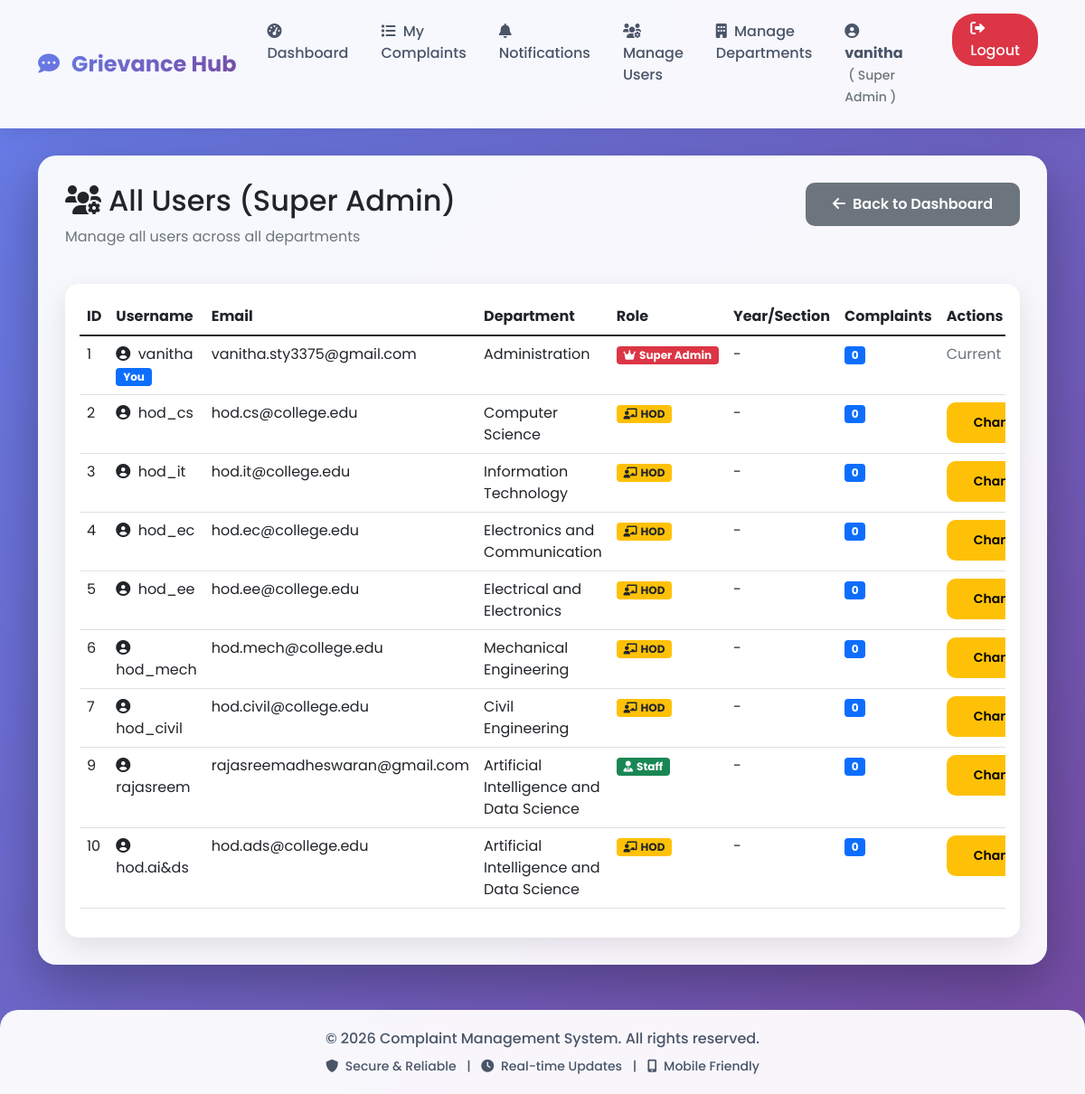
The app's page /admin/users (signed in) with its own data.
### models.py (models this page shows)
class User(UserMixin, db.Model):
    id = db.Column(db.Integer, primary_key=True)
    username = db.Column(db.String(80), unique=True, nullable=False)
    email = db.Column(db.String(120), unique=True, nullable=False)
    password = db.Column(db.String(200), nullable=False)
    role = db.Column(db.String(20), default='student')  # student, staff/mentor, hod, admin
    department = db.Column(db.String(100))
    year = db.Column(db.String(20))
    section = db.Column(db.String(10))
    parent_name = db.Column(db.String(100))
    parent_phone = db.Column(db.String(15))
    address = db.Column(db.Text)
    mentor_name = db.Column(db.String(100))  # For students - who is their mentor
    phone = db.Column(db.String(15))
    created_at = db.Column(db.DateTime, default=datetime.utcnow)
    complaints = db.relationship('Complaint', backref='author', lazy=True, foreign_keys='Complaint.user_id')
    assigned_complaints = db.relationship('Complaint', backref='assigned_staff', lazy=True, foreign_keys='Complaint.assigned_to')

### app.py (the view)
@app.route('/admin/users')
@login_required
def super_admin_users():
    if not is_super_admin(current_user):
        abort(403)
    users = User.query.all()
    return render_template('super_admin_users.html', users=users)

### app.py (called while the page is built)
def is_super_admin(user):
    return user.role == 'admin' and user.email == 'vanitha.sty3375@gmail.com'

def is_department_admin(user):
    return user.role == 'hod'

@login_manager.user_loader
def load_user(user_id):
    return User.query.get(int(user_id))

@app.context_processor
def utility_processor():
    return {
        'is_super_admin': is_super_admin,
        'is_department_admin': is_department_admin
    }

### templates/super_admin_users.html (shortened to what this page needs)
{% extends "base.html" %}
{% block content %}
<div class="row mb-4">
    <div class="col-12">
        <div class="d-flex justify-content-between align-items-center">
            <h2><i class="fas fa-users-cog me-2"></i>All Users (Super Admin)</h2>
            <a href="{{ url_for('super_admin_dashboard') }}" class="btn btn-secondary">
                <i class="fas fa-arrow-left me-2"></i>Back to Dashboard
            </a>
        </div>
        <p class="text-muted">Manage all users across all departments</p>
    </div>
</div>
<div class="row">
    <div class="col-12">
        <div class="card">
            <div class="card-body">
                <div class="table-responsive">
                    <table class="table table-hover">
                        <thead>
                            <tr>
                                <th>ID</th>
                                <th>Username</th>
                                <th>Email</th>
                                <th>Department</th>
                                <th>Role</th>
                                <th>Year/Section</th>
                                <th>Complaints</th>
                                <th>Actions</th>
                            </tr>
                        </thead>
                        <tbody>
                            {% for user in users %}
                            <tr>
                                <td>{{ user.id }}</td>
                                <td>
                                    <i class="fas fa-user-circle me-1"></i>
                                    {{ user.username }}
                                    {% if user.id == current_user.id %}
                                        <span class="badge bg-primary">You</span>
                                    {% endif %}
                                </td>
                                <td>{{ user.email }}</td>
                                <td>{{ user.department or 'N/A' }}</td>
                                <td>
                                    {% if user.role == 'admin' %}
                                        <span class="badge bg-danger"><i class="fas fa-crown me-1"></i>Super Admin</span>
                                    {% elif user.role == 'hod' %}
                                        <span class="badge bg-warning text-dark"><i class="fas fa-chalkboard-teacher me-1"></i>HOD</span>
                                    {% elif user.role == 'staff' %}
                                        <span class="badge bg-success"><i class="fas fa-user-tie me-1"></i>Staff</span>
                                    {% else %}
                                        <span class="badge bg-info"><i class="fas fa-user-graduate me-1"></i>Student</span>
                                    {% endif %}
                                </td>
                                <td>
                                    {% if user.year and user.section %}
                                        {{ user.year }}, Sec {{ user.section }}
                                    {% else %}
                                        -
                                    {% endif %}
                                </td>
                                <td><span class="badge bg-primary">{{ user.complaints|length }}</span></td>
                                <td>
                                    {% if user.id != current_user.id %}
                                        <div class="btn-group" role="group">
                                            <button type="button" class="btn btn-sm btn-warning dropdown-toggle" data-bs-toggle="dropdown">
                                                Change Role
                                            </button>
                                        </div>
                                    {% else %}
                                        <span class="text-muted">Current User</span>
                                    {% endif %}
                                </td>
                            </tr>
                            {% endfor %}
                        </tbody>
                    </table>
                </div>
            </div>
        </div>
    </div>
</div>
{% endblock %}

### templates/base.html (shortened to what this page needs)
<!DOCTYPE html>
<html lang="en">
<head>
    <link href="https://cdn.jsdelivr.net/npm/bootstrap@5.1.3/dist/css/bootstrap.min.css" rel="stylesheet">
    <link rel="stylesheet" href="https://cdnjs.cloudflare.com/ajax/libs/font-awesome/6.0.0/css/all.min.css">
</head>
<body>
    <nav class="navbar navbar-expand-lg navbar-light">
        <div class="container">
            <a class="navbar-brand" href="{{ url_for('index') }}">
                <i class="fas fa-comment-dots me-2"></i>
                Grievance Hub
            </a>
            <div class="collapse navbar-collapse" id="navbarNav">
                <ul class="navbar-nav ms-auto">
                    {% if current_user.is_authenticated %}
                        <li class="nav-item">
                            {% if is_super_admin(current_user) %}
                                <a class="nav-link" href="{{ url_for('super_admin_dashboard') }}">
                                    <i class="fas fa-tachometer-alt me-1"></i> Dashboard
                                </a>
                            {% elif is_department_admin(current_user) %}
                                <a class="nav-link" href="{{ url_for('hod_dashboard') }}">
                                    <i class="fas fa-tachometer-alt me-1"></i> Dashboard
                                </a>
                            {% elif current_user.role == 'staff' %}
                                <a class="nav-link" href="{{ url_for('staff_dashboard') }}">
                                    <i class="fas fa-tachometer-alt me-1"></i> Dashboard
                                </a>
                            {% else %}
                                <a class="nav-link" href="{{ url_for('dashboard') }}">
                                    <i class="fas fa-tachometer-alt me-1"></i> Dashboard
                                </a>
                            {% endif %}
                        </li>
                        <li class="nav-item">
                            <a class="nav-link" href="{{ url_for('view_complaints') }}">
                                <i class="fas fa-list me-1"></i> My Complaints
                            </a>
                        </li>
                        <li class="nav-item position-relative">
                            <a class="nav-link" href="{{ url_for('view_notifications') }}">
                                <i class="fas fa-bell me-1"></i> Notifications
                                {% set unread = current_user.notifications|selectattr('is_read', 'equalto', false)|list|length %}
                            </a>
                        </li>
                        {% if is_super_admin(current_user) %}
                            <li class="nav-item">
                                <a class="nav-link" href="{{ url_for('super_admin_users') }}">
                                    <i class="fas fa-users-cog me-1"></i> Manage Users
                                </a>
                            </li>
                            <li class="nav-item">
                                <a class="nav-link" href="{{ url_for('manage_departments') }}">
                                    <i class="fas fa-building me-1"></i> Manage Departments
                                </a>
                            </li>
                        {% endif %}
                        <li class="nav-item me-2">
                            <span class="nav-link">
                                <i class="fas fa-user-circle me-1"></i>
                                <strong>{{ current_user.username }}</strong>
                                <small class="text-muted ms-1">
                                    ({% if is_super_admin(current_user) %}
                                        Super Admin
                                    {% elif is_department_admin(current_user) %}
                                        HOD
                                    {% elif current_user.role == 'staff' %}
                                        Staff
                                    {% else %}
                                        Student
                                    {% endif %})
                                </small>
                            </span>
                        </li>
                        <li class="nav-item">
                            <a class="nav-link logout-btn" href="{{ url_for('logout') }}"
                               onclick="return confirm('Are you sure you want to logout?')">
                                <i class="fas fa-sign-out-alt"></i> Logout
                            </a>
                        </li>
                    {% endif %}
                </ul>
            </div>
        </div>
    </nav>
    <div class="container">
        <div class="main-content">
            {% block content %}{% endblock %}
        </div>
    </div>
    <footer class="footer">
        <div class="container">
            <p class="mb-0">&copy; 2026 Complaint Management System. All rights reserved.</p>
            <p class="mb-0 mt-2 small">
                <i class="fas fa-shield-alt me-1"></i> Secure & Reliable
                <span class="mx-2">|</span>
                <i class="fas fa-clock me-1"></i> Real-time Updates
                <span class="mx-2">|</span>
                <i class="fas fa-mobile-alt me-1"></i> Mobile Friendly
            </p>
        </div>
    </footer>
</body>
</html>

### templates/base.html (style rules this page uses)
* { font-family: 'Poppins', sans-serif; }
body { background: linear-gradient(135deg, #667eea 0%, #764ba2 100%); min-height: 100vh; background-attachment: fixed; }
.navbar { background: rgba(255, 255, 255, 0.95) !important; backdrop-filter: blur(10px); box-shadow: 0 2px 20px rgba(0,0,0,0.1); padding: 15px 0; }
.navbar-brand { font-weight: 700; font-size: 1.5rem; background: linear-gradient(135deg, #667eea 0%, #764ba2 100%); -webkit-background-clip: text; -webkit-text-fill-color: transparent; transition: transform 0.3s ease; }
.nav-link { font-weight: 500; color: #4a5568 !important; margin: 0 10px; position: relative; transition: color 0.3s ease; }
.logout-btn { background-color: #dc3545; color: white !important; border-radius: 25px; padding: 5px 20px !important; margin-left: 15px; transition: all 0.3s ease; }
.main-content { background: rgba(255, 255, 255, 0.95); border-radius: 20px; padding: 30px; margin: 30px 0; box-shadow: 0 20px 60px rgba(0,0,0,0.3); animation: fadeInUp 0.5s ease; }
.card { border: none; border-radius: 15px; box-shadow: 0 10px 30px rgba(0,0,0,0.1); transition: all 0.3s ease; overflow: hidden; }
.btn { border-radius: 10px; padding: 12px 30px; font-weight: 600; transition: all 0.3s ease; border: none; }
.footer { background: rgba(255, 255, 255, 0.95); backdrop-filter: blur(10px); padding: 20px 0; margin-top: 50px; border-radius: 20px 20px 0 0; color: #4a5568; text-align: center; font-weight: 500; }

### records on screen
User: username "vanitha", id "1", shows "You", email "vanitha.sty3375@gmail.com", department "Administration", role "admin" (drawn), complaints|length "0", shows "Current…"
User: id "2", username "hod_cs", email "hod.cs@college.edu", department "Computer Science", role "hod" (drawn), complaints|length "0"
User: id "3", username "hod_it", email "hod.it@college.edu", department "Information Technology", role "hod" (drawn), complaints|length "0"
User: id "4", username "hod_ec", email "hod.ec@college.edu", department "Electronics and Communication", role "hod" (drawn), complaints|length "0"
User: id "5", username "hod_ee", email "hod.ee@college.edu", department "Electrical and Electronics", role "hod" (drawn), complaints|length "0"
User: id "6", username "hod_mech", email "hod.mech@college.edu", department "Mechanical Engineering", role "hod" (drawn), complaints|length "0"
User: id "7", username "hod_civil", email "hod.civil@college.edu", department "Civil Engineering", role "hod" (drawn), complaints|length "0"
User: id "9", username "rajasreem", email "rajasreemadheswaran@gmail.com", department "Artificial Intelligence and Data Science", role "staff" (drawn), complaints|length "0"
User: id "10", username "hod.ai&ds", email "hod.ads@college.edu", department "Artificial Intelligence and Data Science", role "hod" (drawn), complaints|length "0"
